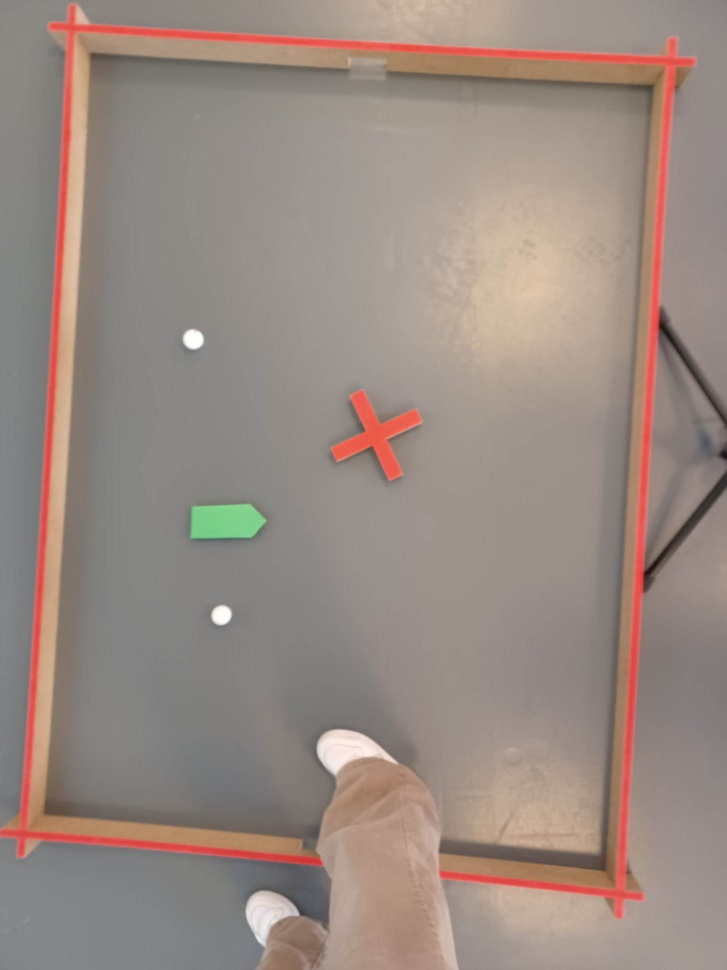
#> input picture images/testimage1.jpg, 727 x 970 px, shrunk from 1500 x 2000 before the run, given in place of the camera
$ python CombinedRecognition.py
#> lines starting #> are read from the running program, lines starting #| are printed output that depends on the picture; after the words box and inside, x2 and y2 are one past the last pixel; in counts of white or black regions, pixels touching at a corner belong together
import cv2 as cv
import numpy as np

videoCapture = cv.VideoCapture(0)

white_lower = np.array([0, 0, 200])
white_upper = np.array([180, 30, 255])
red_lower = np.array([0, 100, 100])
red_upper = np.array([10, 255, 255])
green_lower = np.array([30, 30, 30], dtype=np.uint8)
green_upper = np.array([80, 255, 255], dtype=np.uint8)

prevCircle = None
prevRect = None

while True:
    ret, frame = videoCapture.read()
#> frame is the input picture: shape (970, 727, 3); mean B, G, R 130.3, 138, 153.4
    if not ret: break

    gray = cv.cvtColor(frame, cv.COLOR_BGR2GRAY)

    hsv = cv.cvtColor(frame, cv.COLOR_BGR2HSV)
#> hsv: shape (970, 727, 3); mean H, S, V 22.5, 35.4, 153.9
    white_mask = cv.inRange(hsv, white_lower, white_upper)
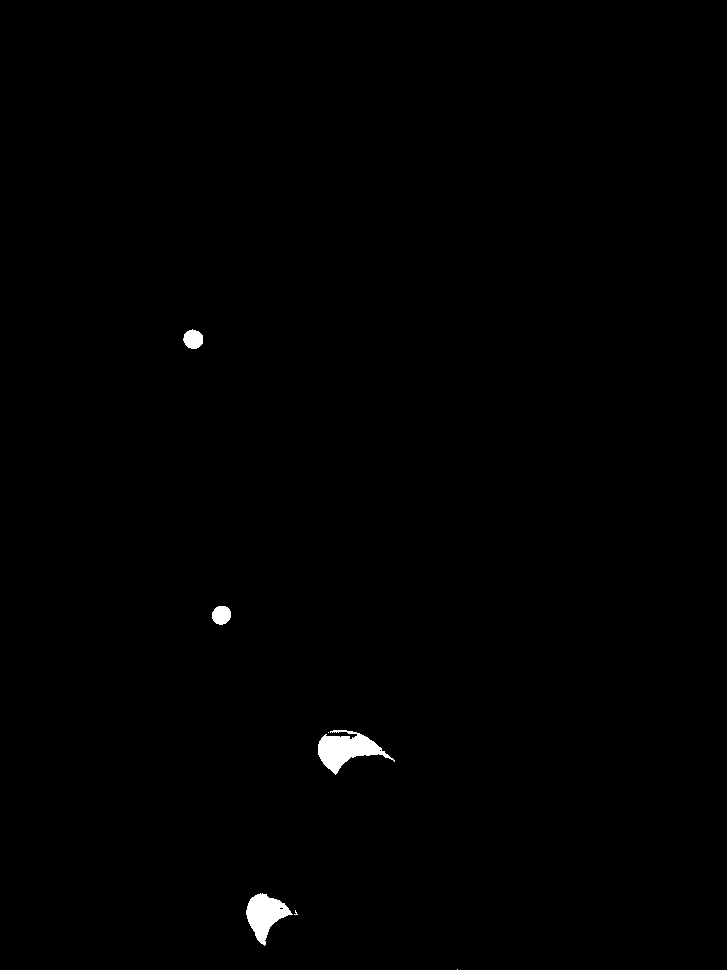
#> white_mask: shape (970, 727); 0.49% white; 7 white regions (3 under 20 px), largest, box (x1, y1, x2, y2) and area: (318, 730, 395, 775) 1589, (246, 893, 293, 946) 1262, (183, 329, 203, 349) 303, (212, 606, 231, 625) 289
    white_mask = cv.erode(white_mask, np.ones((5,5), np.uint8), iterations=1)
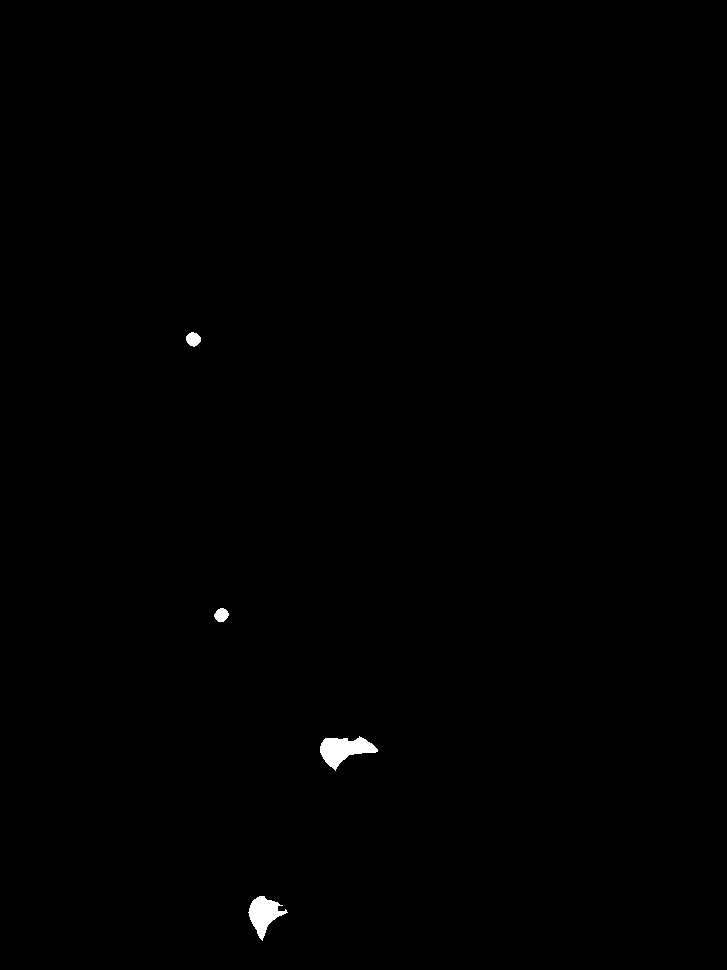
#> white_mask: shape (970, 727); 0.31% white; 4 white regions, box (x1, y1, x2, y2) and area: (320, 736, 378, 771) 1047, (248, 896, 288, 941) 857, (186, 332, 201, 347) 163, (214, 608, 229, 622) 153
    white_mask = cv.dilate(white_mask, np.ones((5,5), np.uint8), iterations=1)
#> white_mask: shape (970, 727); 0.46% white; 4 white regions
    white_contours, _ = cv.findContours(white_mask, cv.RETR_EXTERNAL, cv.CHAIN_APPROX_SIMPLE)
#> white_contours = 4 contours; box (x1, y1, x2, y2) and area: (318, 734, 380, 773) 1374, (246, 894, 290, 943) 1176, (184, 330, 203, 349) 272, (212, 606, 231, 624) 258
    for cnt in white_contours:
        if cnt.shape[0] > 5:
            (x,y),radius = cv.minEnclosingCircle(cnt)
            center = (int(x),int(y))
            radius = int(radius)

            if radius > 8 and radius < 20:
                cv.circle(frame,center,radius,(0,255,0),2)
                prevCircle = center + (radius,)
#> this loop made 4 passes
#> (x, y, radius, center) on passes 1 to 2: (265.2, 917.6, 24, (265, 917)), (348.4, 749, 30, (348, 749))
#> (x, y, radius, prevCircle) on passes 3 to 4: (221.2, 614.8, 9, (221, 614, 9)), (193, 338.5, 10, (193, 338, 10))
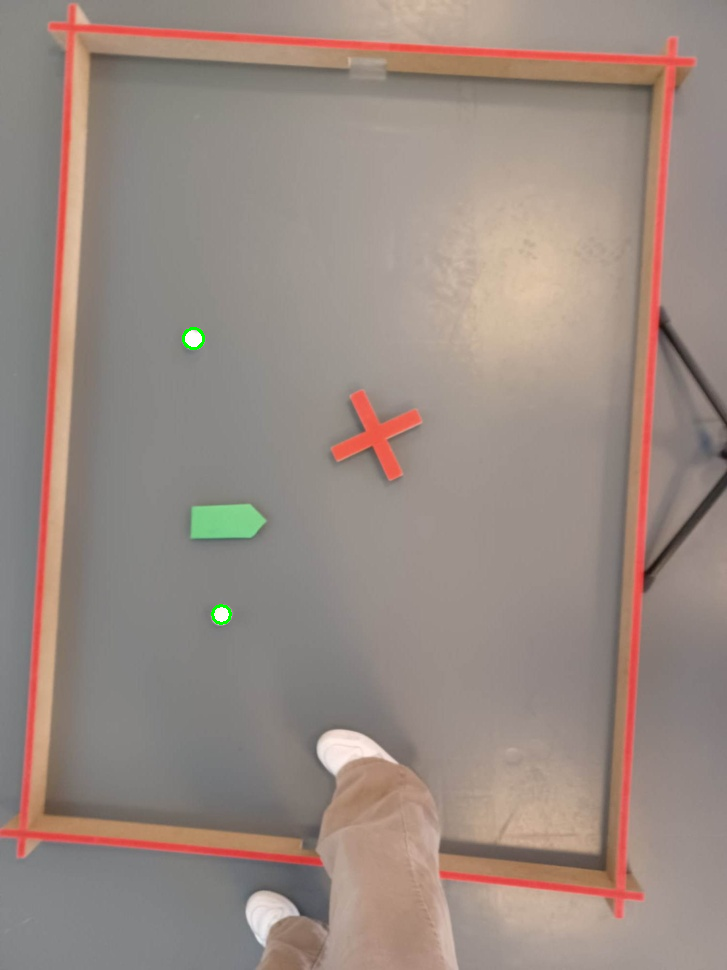
#> frame: shape (970, 727, 3); 0.05% of pixels changed, all inside (x1, y1, x2, y2) = (182, 327, 232, 625)

    red_mask = cv.inRange(hsv, red_lower, red_upper)
#> red_mask: shape (970, 727); 4.4% white; 9 white regions (7 under 20 px), largest, box (x1, y1, x2, y2) and area: (0, 4, 695, 918) 28224, (331, 390, 421, 480) 2834
    red_mask = cv.erode(red_mask, np.ones((5,5), np.uint8), iterations=1)
#> red_mask: shape (970, 727); 2.4% white; 9 white regions, largest, box (x1, y1, x2, y2) and area: (0, 7, 693, 854) 11005, (550, 530, 644, 913) 2807, (334, 393, 419, 478) 1927
    red_mask = cv.dilate(red_mask, np.ones((5,5), np.uint8), iterations=1)
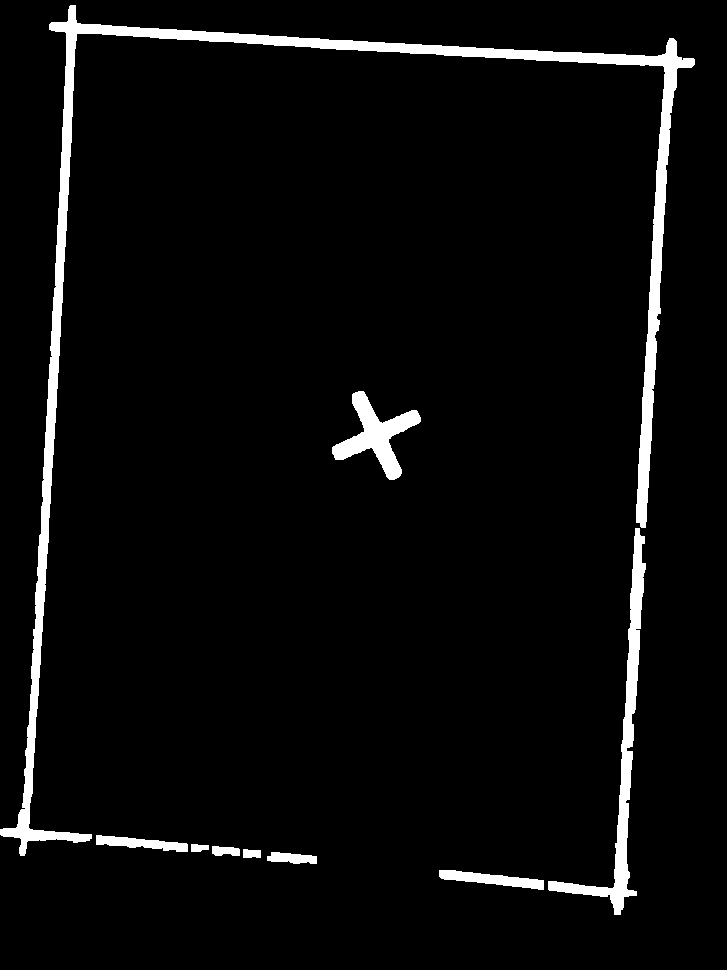
#> red_mask: shape (970, 727); 4.3% white; 9 white regions
    red_contours, _ = cv.findContours(red_mask, cv.RETR_LIST, cv.CHAIN_APPROX_NONE)
#> red_contours = 9 contours; largest, box (x1, y1, x2, y2) and area: (0, 5, 695, 856) 17777, (548, 528, 646, 915) 4438, (332, 391, 421, 480) 2663, (439, 870, 544, 890) 904, (96, 835, 188, 852) 718
    for cnt in red_contours:
        area = cv.contourArea(cnt)
        if area > 500:
            approx = cv.approxPolyDP(cnt, 0.02*cv.arcLength(cnt, True), True)
            if len(approx) == 4:
                x, y, w, h = cv.boundingRect(approx)
                if prevRect is not None:
                    if (x < prevRect[0] + 20 and x > prevRect[0] - 20) and (y < prevRect[1] + 20 and y > prevRect[1] - 20):
                        cv.rectangle(frame, (x, y), (x+w, y+h), (0,0,255), 2)
                        prevRect = (x,y,w,h)
                        break
                else:
                    cv.rectangle(frame, (x, y), (x+w, y+h), (0,0,255), 2)
                    prevRect = (x,y,w,h)
                    break
#> this loop made 1 pass
#> (area, approx, x, y, w, h) on pass 1: (903.5, [[439, 870], [444, 879], [543, 889], [543, 880]], 439, 870, 105, 20)
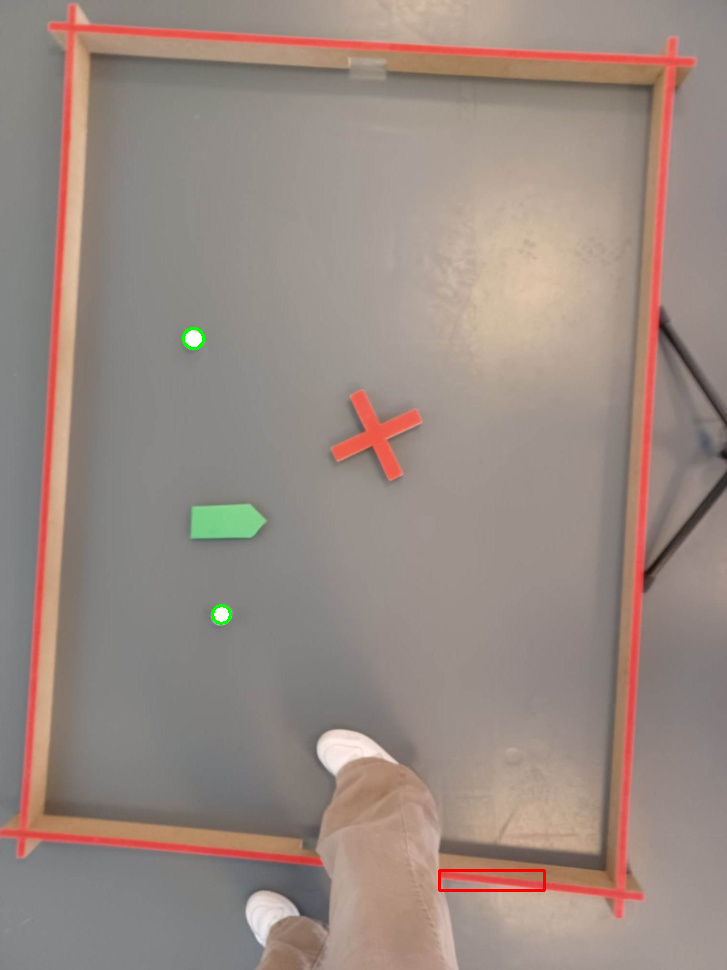
#> frame: shape (970, 727, 3); 0.11% of pixels changed, all inside (x1, y1, x2, y2) = (438, 869, 546, 892)

    green_mask = cv.inRange(hsv, green_lower, green_upper)
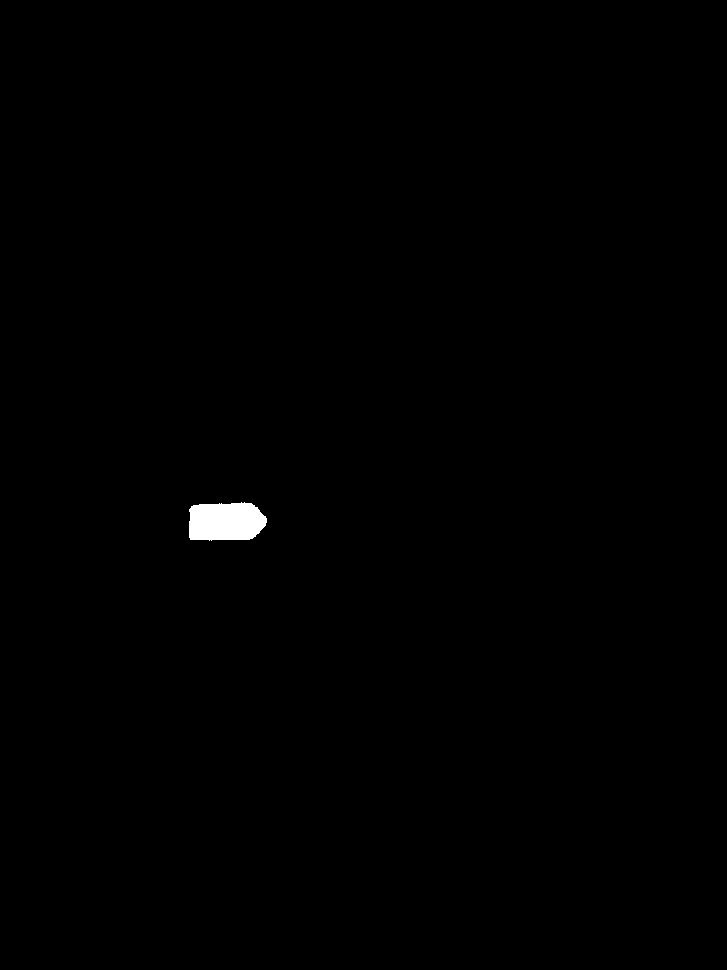
#> green_mask: shape (970, 727); 0.37% white; 1 white region, box (x1, y1, x2, y2) and area: (189, 502, 267, 541) 2586
    green_mask = cv.erode(green_mask, np.ones((5,5), np.uint8), iterations=1)
#> green_mask: shape (970, 727); 0.3% white; 1 white region, box (x1, y1, x2, y2) and area: (191, 505, 265, 538) 2133
    green_mask = cv.dilate(green_mask, np.ones((5,5), np.uint8), iterations=1)
#> green_mask: shape (970, 727); 0.37% white; 1 white region
    green_contours, _ = cv.findContours(green_mask, cv.RETR_LIST, cv.CHAIN_APPROX_NONE)
#> green_contours = 1 contour; box (x1, y1, x2, y2) and area: (189, 503, 267, 540) 2478
    for cnt in green_contours:
        area = cv.contourArea(cnt)
        if area > 500:
            approx = cv.approxPolyDP(cnt, 0.02*cv.arcLength(cnt, True), True)
            if len(approx) == 4:
                x, y, w, h = cv.boundingRect(approx)
                cv.rectangle(frame, (x, y), (x+w, y+h), (0,255,0), 2)
#> this loop made 1 pass
#> area on pass 1: 2478


    cv.imshow('All Contours', frame)


    if cv.waitKey(1) & 0xFF == ord('q'):
#> (key q is pressed here)
        break

#> (the run stopped early here; a loop or call above may not have finished)
